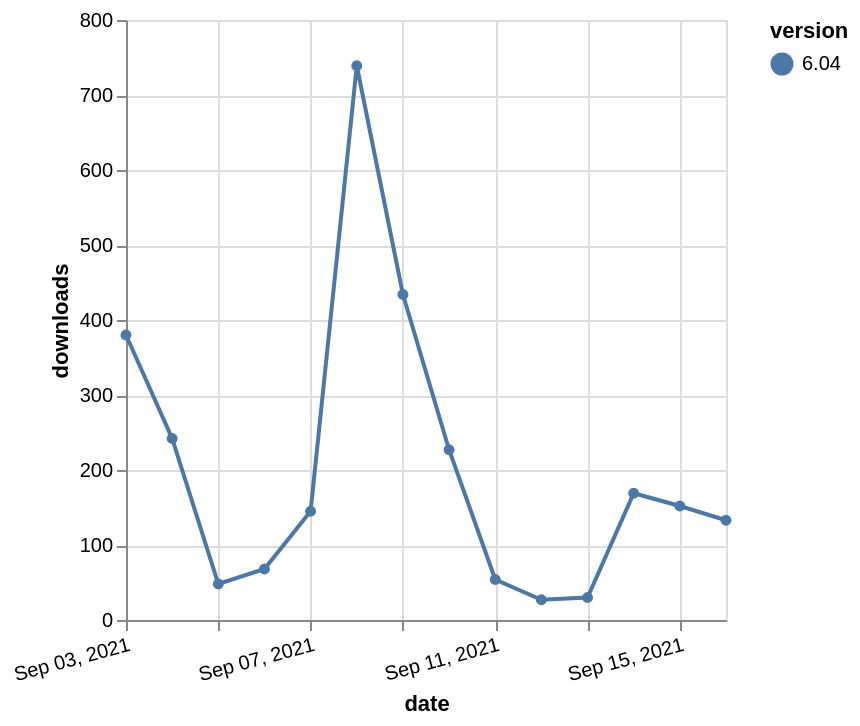

Source (Vega-Lite JSON):
### Vega-Lite specification from a JSON file in a GitHub repository (floating-point values rounded to 4 significant figures)
{"$schema": "https://vega.github.io/schema/vega-lite/v5.json", "description": "A simple bar chart with embedded data.", "data": {"values": [{"date": "2021-09-03", "total": 171016, "delta": 380, "version": "6.04"}, {"date": "2021-09-04", "total": 171258, "delta": 242, "version": "6.04"}, {"date": "2021-09-05", "total": 171306, "delta": 48, "version": "6.04"}, {"date": "2021-09-06", "total": 171374, "delta": 68, "version": "6.04"}, {"date": "2021-09-07", "total": 171519, "delta": 145, "version": "6.04"}, {"date": "2021-09-08", "total": 172258, "delta": 739, "version": "6.04"}, {"date": "2021-09-09", "total": 172692, "delta": 434, "version": "6.04"}, {"date": "2021-09-10", "total": 172919, "delta": 227, "version": "6.04"}, {"date": "2021-09-11", "total": 172973, "delta": 54, "version": "6.04"}, {"date": "2021-09-12", "total": 173000, "delta": 27, "version": "6.04"}, {"date": "2021-09-13", "total": 173030, "delta": 30, "version": "6.04"}, {"date": "2021-09-14", "total": 173199, "delta": 169, "version": "6.04"}, {"date": "2021-09-15", "total": 173351, "delta": 152, "version": "6.04"}, {"date": "2021-09-16", "total": 173484, "delta": 133, "version": "6.04"}]}, "width": "container", "mark": {"type": "line", "point": {"filled": true}}, "encoding": {"x": {"field": "date", "type": "temporal", "timeUnit": "yearmonthdate", "title": "date", "axis": {"labelAngle": -15}}, "y": {"field": "delta", "type": "quantitative", "title": "downloads"}, "color": {"field": "version", "type": "nominal"}, "tooltip": {"field": "delta"}}}
